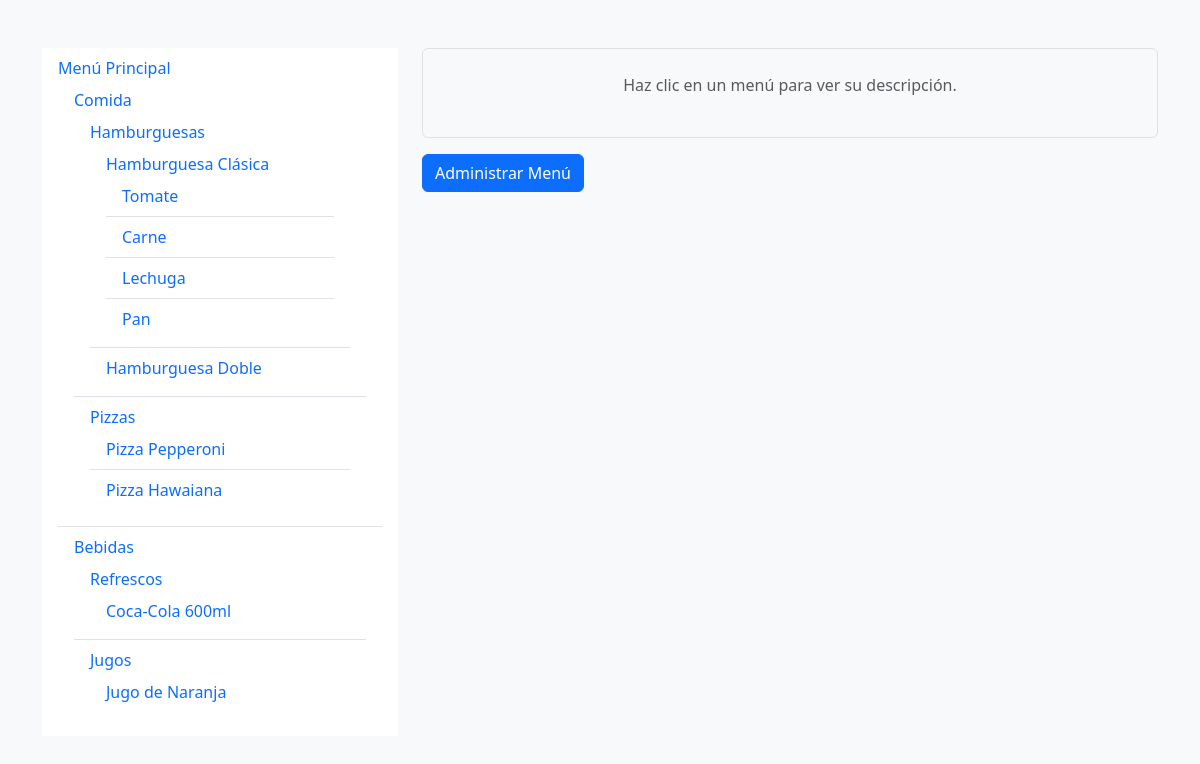
The page / on the database its author committed.
### tables this page shows
CREATE TABLE menus (
    id INT AUTO_INCREMENT PRIMARY KEY,
    menu_padre_id INT DEFAULT NULL,
    nombre VARCHAR(100) NOT NULL,
    descripcion TEXT,
    precio DECIMAL(8,2),
    creado_en TIMESTAMP DEFAULT CURRENT_TIMESTAMP,
    FOREIGN KEY (menu_padre_id) REFERENCES menus(id) ON DELETE CASCADE
);

### app/core/Controller.php (called while the page is built, shortened)
<?php
class Controller
{
    public function view($view, $data = [], $title = 'Mi App')
    {
        extract($data);
        require_once __DIR__ . '/../views/' . $view . '.php';
        $content = ob_get_clean();
        require_once __DIR__ . "/../views/layout.php";
    }
}

### app/controllers/MenuController.php (called while the page is built, shortened)
<?php
class MenuController extends Controller
{
    private $menuModel;
    public function __construct()
    {
        $this->menuModel = new Menu();
    }
    public function index()
    {
        $menus = $this->menuModel->getAll();
        $estructura = $this->construirArbol($menus);
        $this->view('menu/index', ['menuArbol' => $estructura]);
    }
    private function construirArbol(array $menus, $padreId = null)
    {
        $ramas = [];
        foreach ($menus as $menu) {
            if ($menu['menu_padre_id'] == $padreId) {
                $hijos = $this->construirArbol($menus, $menu['id']);
                if (!empty($hijos)) {
                    $menu['hijos'] = $hijos;
                }
                $ramas[] = $menu;
            }
        }
        return $ramas;
    }
}

### app/models/Menu.php (called while the page is built, shortened)
<?php
class Menu
{
    private $db;
    public function __construct()
    {
        $this->db = Database::getInstance();
    }
    public function getAll()
    {
        $stmt = $this->db->prepare("SELECT * FROM menus ORDER BY menu_padre_id ASC");
        $stmt->execute();
        return $stmt->fetchAll(PDO::FETCH_ASSOC);
    }
}

### app/core/autoload.php (called while the page is built, shortened)
<?php
spl_autoload_register(function ($class) {
    $paths = [
        '../app/controllers/',
        '../app/models/',
        '../app/core/',
    ];
    foreach ($paths as $path) {
        $file = $path . $class . '.php';
        if (file_exists($file)) {
            return;
        }
    }
});

### config/config.php (called while the page is built)
<?php
return [
    'host' => 'localhost',
    'dbname' => 'menus',
    'user' => 'root',
    'password' => ''
];

### app/core/Database.php (called while the page is built, shortened)
<?php
class Database {
    private static $instance = null;
    private function __construct() {
        $config = require __DIR__ . '/../../config/config.php';
        try {
            $this->pdo = new PDO(
                "mysql:host={$config['host']};dbname={$config['dbname']};charset=utf8",
                $config['user'],
                $config['password']
            );
        } catch (PDOException $e) {
            die("DB Error: " . $e->getMessage());
        }
    }
    public static function getInstance() {
        if (self::$instance === null) {
            self::$instance = new Database();
        }
        return self::$instance->pdo;
    }
}

### app/views/menu/index.php (the view, shortened to what this page needs)
<div class="container mt-5">
    <div class="row">
        <div class="col-md-4">
            <div id="menu-container">
                <?= renderMenu($menuArbol) ?>
            </div>
        </div>
        <div class="col-md-8">
            <div id="descripcion-menu" class="border p-4 rounded text-center">
                <p class="text-muted">Haz clic en un menú para ver su descripción.</p>
            </div>
            <a href="/public/menu/admin" class="btn btn-primary mt-3">Administrar Menú</a>
        </div>
    </div>
</div>
<?php
function renderMenu($menus)
{
    $html = '<ul class="list-group list-group-flush">';
    foreach ($menus as $menu) {
        $html .= '<li class="list-group-item">';
        $html .= '<a href="#" class="menu-item text-decoration-none" data-nombre="' . htmlspecialchars($menu['nombre']) . '" data-descripcion="' . htmlspecialchars($menu['descripcion']) . '">';
        $html .= htmlspecialchars($menu['nombre']);
        $html .= '</a>';
        if (!empty($menu['hijos'])) {
            $html .= renderMenu($menu['hijos']);
        }
        $html .= '</li>';
    }
    $html .= '</ul>';
    return $html;
}
?>

### public/index.php (shortened to what this page needs)
<?php
require_once '../app/core/autoload.php';
$url = isset($_GET['url']) ? $_GET['url'] : '';
$url = rtrim($url, '/');
$url = filter_var($url, FILTER_SANITIZE_URL);
$urlParts = explode('/', $url);
$controllerName = !empty($urlParts[0]) ? ucfirst($urlParts[0]) . 'Controller' : 'MenuController';
$method = $urlParts[1] ?? 'index';
$params = array_slice($urlParts, 2);
$controllerPath = "../app/controllers/$controllerName.php";
if (file_exists($controllerPath)) {
    $controller = new $controllerName();
    if (method_exists($controller, $method)) {
        call_user_func_array([$controller, $method], $params);
    } else {
        require_once '../app/views/404.php';
    }
} else {
    require_once '../app/views/404.php';
}

### app/views/layout.php (shortened to what this page needs)
<!DOCTYPE html>
<html lang="es">
<head>
    <link href="https://cdn.jsdelivr.net/npm/bootstrap@5.3.3/dist/css/bootstrap.min.css" rel="stylesheet">
    <link rel="stylesheet" href="https://cdnjs.cloudflare.com/ajax/libs/font-awesome/7.0.0/css/all.min.css"
 />
    </body>
</head>
<body class="bg-light">
    <?= $content ?>
</html>

### rows shown on the page
menus: value "Menú Principal"
menus: value "Comida"
menus: value "Hamburguesas"
menus: value "Hamburguesa Clásica"
menus: value "Tomate"
menus: value "Carne"
menus: value "Lechuga"
menus: value "Pan"
menus: value "Hamburguesa Doble"
menus: value "Pizzas"
menus: value "Pizza Pepperoni"
menus: value "Pizza Hawaiana"
menus: value "Bebidas"
menus: value "Refrescos"
menus: value "Coca-Cola 600ml"
menus: value "Jugos"
menus: value "Jugo de Naranja"
